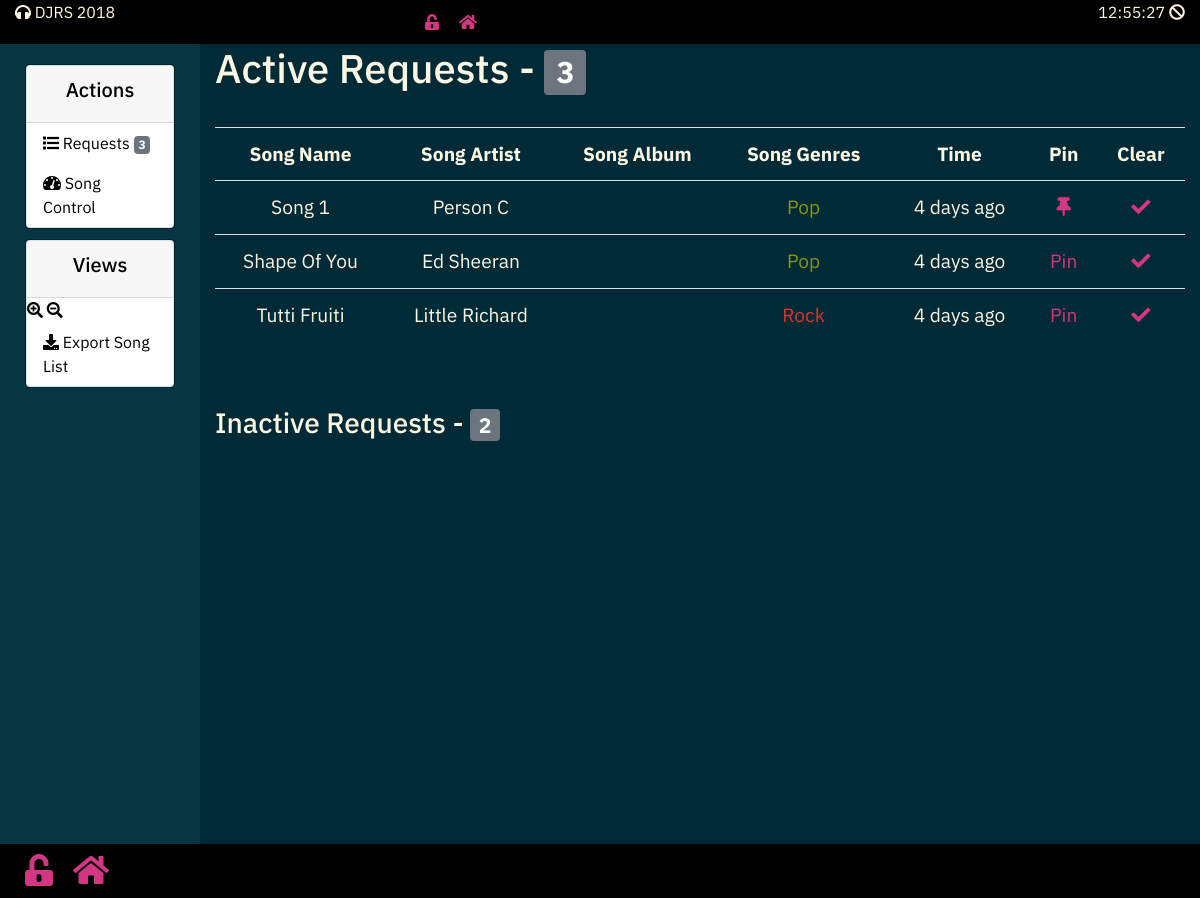
The app's page /admin/index.php with its own data.
### tables this page shows
CREATE TABLE IF NOT EXISTS `requests` (
  `request_id` int(11) NOT NULL AUTO_INCREMENT,
  `request_s_name` varchar(50) DEFAULT NULL,
  `request_s_artist` varchar(50) NOT NULL,
  `request_s_album` varchar(50) DEFAULT NULL,
  `request_s_genre` varchar(15) NOT NULL,
  `request_active` tinyint(1) NOT NULL DEFAULT '1',
  `request_pinned` tinyint(1) NOT NULL DEFAULT '0' COMMENT 'Is the request Pinned?',
  `request_time` timestamp NOT NULL DEFAULT CURRENT_TIMESTAMP,
  PRIMARY KEY (`request_id`)
);

### partials/_requests.php (the view, shortened to what this page needs)
<h1>Active Requests - <span class="badge badge-secondary"><?php echo countRequestsActive($db); ?></span></h1>
<br>
<?php
$activesql = "SELECT * FROM requests WHERE request_active = 1 ORDER BY request_time ASC";
if($result = mysqli_query($mysqli, $activesql)){
    if(mysqli_num_rows($result) > 0){
      ?>
        <table id='myTable2' style='font-size: 120%;' class='table table-hover'>
            <tr>
                <th class='text-center'>Song Name</th>
                <th class='text-center'>Song Artist</th>
                <th class='text-center'>Song Album</th>
                <th class='text-center'>Song Genres</th>
                <th class='text-center'>Time</th>
                <th class='text-center'>Pin</th>
                <th class='text-center'>Clear</th>
            </tr>
    <?php
        while($row = mysqli_fetch_array($result)){
          $RequestID = $row['request_id'];
          $Time = $row['request_time'];
            echo "<tr>";
                echo "<td class='text-center'>" . $row['request_s_name'] . "</td>";
                echo "<td class='text-center'>" . $row['request_s_artist'] . "</td>";
                echo "<td class='text-center'>" . $row['request_s_album'] . "</td>";
                echo "<td class='text-center colourCell" . $row['request_s_genre'] . "'>" . $row['request_s_genre'] . "</td>";
                echo "<td class='text-center' title='" . $row['request_time'] . "'>" . nicetime($Time) . "</td>";
                echo "<td class='text-center'><a href='". $_SERVER['PHP_SELF'] . "?pin_song=" . $RequestID . "'>" . isPinned($db, $RequestID) ."</a></td>";
                echo "<td class='text-center'><a href='". $_SERVER['PHP_SELF'] . "?clear_song=" . $RequestID . "'><i class='fas fa-check'></i></a></td>";
            echo "</tr>";
        }
        echo "</table>";
    } else {
        echo "No active requests were found.";
    }
} else {
  SQLError($mysqli);
}
?>
<br>
<br>
<h3>Inactive Requests - <span class="badge badge-secondary"><?php echo countRequestsInActive($db); ?></span></h3>

### functions/functions.php (shortened to what this page needs)
<?php
function is_connected()
{
    $connected = @fsockopen("www.google.co.uk", 80);
    if ($connected) {
        $is_conn = true;
        fclose($connected);
    } else {
        $is_conn = false;
    }
    if ($is_conn == true) {
        echo "<i class='fas fa-wifi' title='Connected'></i>";
    } else {
        echo "<i class='fas fa-ban' title='Not Connected'></i>";
    }
}
function nicetime($date)
{
    $periods = array("second", "minute", "hour", "day", "week", "month", "year", "decade");
    $lengths = array("60","60","24","7","4.35","12","10");
    $now = time();
    $unix_date = strtotime($date);
    if ($now > $unix_date) {
        $difference = $now - $unix_date;
        $tense = "ago";
    } else {
        $difference = $unix_date - $now;
        $tense = "from now";
    }
    for ($j = 0; $difference >= $lengths[$j] && $j < count($lengths)-1; $j++) {
        $difference /= $lengths[$j];
    }
    $difference = round($difference);
    if ($difference != 1) {
        $periods[$j].= "s";
    }
    return "$difference $periods[$j] {$tense}";
}
function isPinned($db, $RequestID) {
  $check = "SELECT * FROM requests WHERE request_id = $RequestID";
  $result = mysqli_query($db, $check);
  $rs = mysqli_fetch_array($result);
  $value = $rs['request_pinned'];
  if ($value == 1) {
    return "<i class='fas fa-thumbtack'></i>";
  } else if ($value == 0) {
    return "Pin";
  }
}
function countRequestsActive($db) {
  $query = "SELECT COUNT(*) FROM requests WHERE request_active = 1";
  $result = mysqli_query($db, $query);
  $rows = mysqli_fetch_row($result);
  return $rows[0];
}
function countRequestsInActive($db) {
  $query = "SELECT COUNT(*) FROM requests WHERE request_active = 0";
  $result = mysqli_query($db, $query);
  $rows = mysqli_fetch_row($result);
  return $rows[0];
}

### css/custom.css (style rules this page uses)
* { font-family: 'IBM Plex Sans', sans-serif; }
a { color: #d33682; }
.colourCellRock { color: #dc322f; }
.colourCellPop { color: #859900; }

### records on screen
requests: request_s_name "Song 1", request_s_artist "Person C", request_s_genre "Pop", request_time "4 days ago", request_pinned 1 (drawn)
requests: request_s_name "Shape Of You", request_s_artist "Ed Sheeran", request_s_genre "Pop", request_time "4 days ago", isPinned($db, $RequestID) "Pin"
requests: request_s_name "Tutti Fruiti", request_s_artist "Little Richard", request_s_genre "Rock", request_time "4 days ago", isPinned($db, $RequestID) "Pin"

### other values on screen
countRequestsActive($db) "3"
countRequestsInActive($db) "2"
